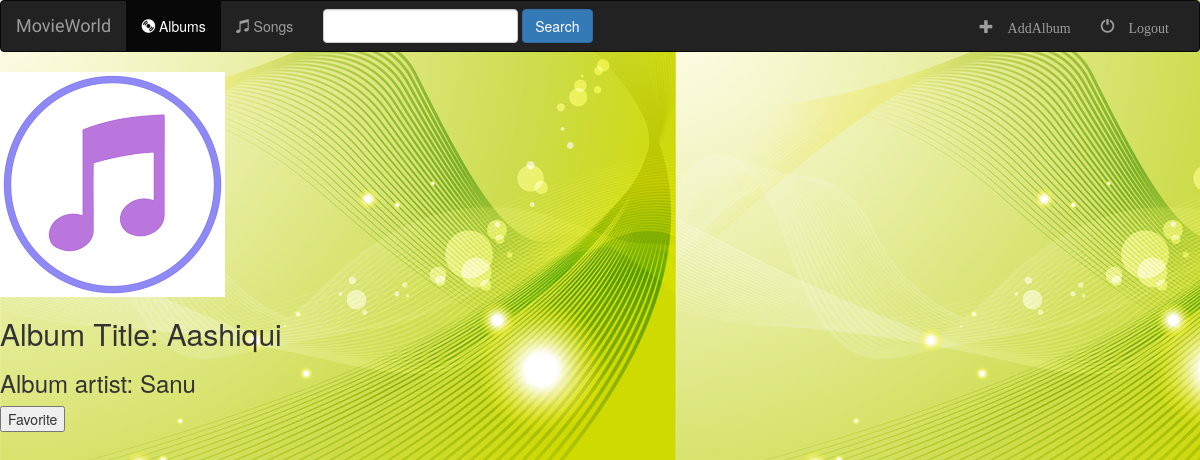
/music/3/, run on the app's committed database.
### music/models.py (models this page shows, shortened)
class Album(models.Model):
    artist = models.CharField(max_length=200)
    album_title = models.CharField(max_length=200)
    genre = models.CharField(max_length=200)
    album_logo = models.FileField()

### music/views.py (the view)
# urls.py: path('<int:pk>/', views.DetailView.as_view(), name='detail'),
class DetailView(generic.DetailView):
    model = Album
    template_name = 'music/detail.html'

### music/templates/music/detail.html (shortened to what this page needs)
{% extends 'music/base.html' %}
{% load static %}
{% block body %}
    <img src="{{album.album_logo.url}}"/>
    <h2>Album Title: {{album.album_title}}</h2>
    <h3>Album artist: {{album.artist}}</h3>
    {% if error_msg %}
        <p><strong>{{error_msg}}</strong></p>
    {% else %}
    <form action="{% url 'music:detail' album.id %}" method="post">
        <input type="submit" value="Favorite">
    </form>
    {% endif %}
{% endblock %}

### music/static/music/styles.css (style rules this page uses)
body { background: url('images/background.png') }

### data on the page
Album: album_logo (picture), album_title "Aashiqui", artist "Sanu"
